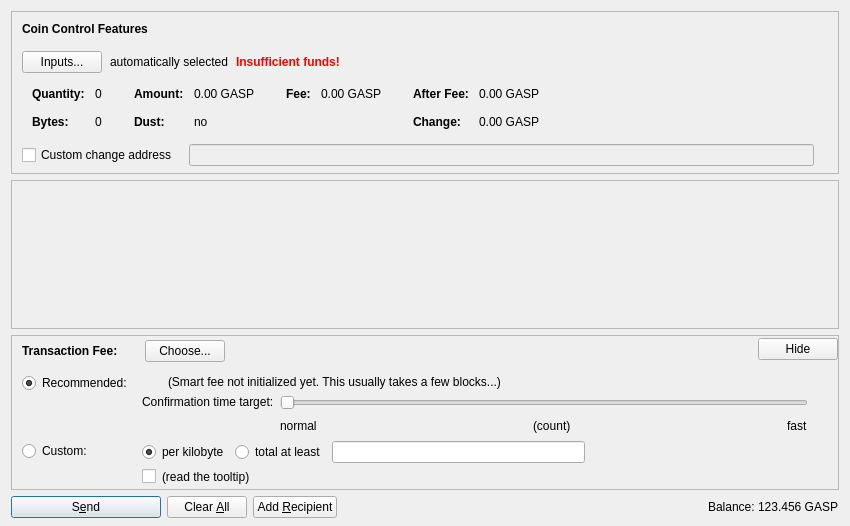
<?xml version="1.0" encoding="UTF-8"?>
<ui version="4.0">
 <class>SendCoinsDialog</class>
 <widget class="QDialog" name="SendCoinsDialog">
  <property name="geometry">
   <rect>
    <x>0</x>
    <y>0</y>
    <width>850</width>
    <height>526</height>
   </rect>
  </property>
  <property name="windowTitle">
   <string>Send Coins</string>
  </property>
  <layout class="QVBoxLayout" name="verticalLayout" stretch="0,1,0,0">
   <property name="bottomMargin">
    <number>8</number>
   </property>
   <item>
    <widget class="QFrame" name="frameCoinControl">
     <property name="sizePolicy">
      <sizepolicy hsizetype="Expanding" vsizetype="Expanding">
       <horstretch>0</horstretch>
       <verstretch>0</verstretch>
      </sizepolicy>
     </property>
     <property name="maximumSize">
      <size>
       <width>16777215</width>
       <height>16777215</height>
      </size>
     </property>
     <property name="frameShape">
      <enum>QFrame::StyledPanel</enum>
     </property>
     <property name="frameShadow">
      <enum>QFrame::Sunken</enum>
     </property>
     <layout class="QVBoxLayout" name="verticalLayoutCoinControl2">
      <property name="spacing">
       <number>0</number>
      </property>
      <property name="leftMargin">
       <number>0</number>
      </property>
      <property name="topMargin">
       <number>0</number>
      </property>
      <property name="rightMargin">
       <number>0</number>
      </property>
      <property name="bottomMargin">
       <number>6</number>
      </property>
      <item>
       <layout class="QVBoxLayout" name="verticalLayoutCoinControl" stretch="0,0,0,0,1">
        <property name="spacing">
         <number>0</number>
        </property>
        <property name="leftMargin">
         <number>10</number>
        </property>
        <property name="topMargin">
         <number>10</number>
        </property>
        <item>
         <layout class="QHBoxLayout" name="horizontalLayoutCoinControl1">
          <property name="bottomMargin">
           <number>15</number>
          </property>
          <item>
           <widget class="QLabel" name="labelCoinControlFeatures">
            <property name="sizePolicy">
             <sizepolicy hsizetype="Preferred" vsizetype="Maximum">
              <horstretch>0</horstretch>
              <verstretch>0</verstretch>
             </sizepolicy>
            </property>
            <property name="font">
             <font>
              <weight>75</weight>
              <bold>true</bold>
             </font>
            </property>
            <property name="styleSheet">
             <string notr="true">font-weight:bold;</string>
            </property>
            <property name="text">
             <string>Coin Control Features</string>
            </property>
           </widget>
          </item>
         </layout>
        </item>
        <item>
         <layout class="QHBoxLayout" name="horizontalLayoutCoinControl2" stretch="0,0,0,0">
          <property name="spacing">
           <number>8</number>
          </property>
          <property name="bottomMargin">
           <number>10</number>
          </property>
          <item>
           <widget class="QPushButton" name="pushButtonCoinControl">
            <property name="styleSheet">
             <string notr="true"/>
            </property>
            <property name="text">
             <string>Inputs...</string>
            </property>
            <property name="autoDefault">
             <bool>false</bool>
            </property>
           </widget>
          </item>
          <item>
           <widget class="QLabel" name="labelCoinControlAutomaticallySelected">
            <property name="text">
             <string>automatically selected</string>
            </property>
            <property name="margin">
             <number>5</number>
            </property>
           </widget>
          </item>
          <item>
           <widget class="QLabel" name="labelCoinControlInsuffFunds">
            <property name="font">
             <font>
              <weight>75</weight>
              <bold>true</bold>
             </font>
            </property>
            <property name="styleSheet">
             <string notr="true">color:red;font-weight:bold;</string>
            </property>
            <property name="text">
             <string>Insufficient funds!</string>
            </property>
            <property name="margin">
             <number>5</number>
            </property>
           </widget>
          </item>
          <item>
           <spacer name="horizontalSpacerCoinControl">
            <property name="orientation">
             <enum>Qt::Horizontal</enum>
            </property>
            <property name="sizeHint" stdset="0">
             <size>
              <width>40</width>
              <height>1</height>
             </size>
            </property>
           </spacer>
          </item>
         </layout>
        </item>
        <item>
         <widget class="QWidget" name="widgetCoinControl" native="true">
          <property name="sizePolicy">
           <sizepolicy hsizetype="Preferred" vsizetype="Preferred">
            <horstretch>0</horstretch>
            <verstretch>0</verstretch>
           </sizepolicy>
          </property>
          <property name="minimumSize">
           <size>
            <width>0</width>
            <height>0</height>
           </size>
          </property>
          <property name="styleSheet">
           <string notr="true"/>
          </property>
          <layout class="QHBoxLayout" name="horizontalLayoutCoinControl5">
           <property name="leftMargin">
            <number>0</number>
           </property>
           <property name="topMargin">
            <number>0</number>
           </property>
           <property name="rightMargin">
            <number>0</number>
           </property>
           <property name="bottomMargin">
            <number>0</number>
           </property>
           <item>
            <layout class="QHBoxLayout" name="horizontalLayoutCoinControl3" stretch="0,0,0,1">
             <property name="spacing">
              <number>20</number>
             </property>
             <property name="topMargin">
              <number>0</number>
             </property>
             <property name="bottomMargin">
              <number>10</number>
             </property>
             <item>
              <layout class="QFormLayout" name="formLayoutCoinControl1">
               <property name="horizontalSpacing">
                <number>10</number>
               </property>
               <property name="verticalSpacing">
                <number>14</number>
               </property>
               <property name="leftMargin">
                <number>10</number>
               </property>
               <property name="topMargin">
                <number>4</number>
               </property>
               <property name="rightMargin">
                <number>6</number>
               </property>
               <item row="0" column="0">
                <widget class="QLabel" name="labelCoinControlQuantityText">
                 <property name="font">
                  <font>
                   <weight>75</weight>
                   <bold>true</bold>
                  </font>
                 </property>
                 <property name="text">
                  <string>Quantity:</string>
                 </property>
                 <property name="margin">
                  <number>0</number>
                 </property>
                </widget>
               </item>
               <item row="0" column="1">
                <widget class="QLabel" name="labelCoinControlQuantity">
                 <property name="cursor">
                  <cursorShape>IBeamCursor</cursorShape>
                 </property>
                 <property name="contextMenuPolicy">
                  <enum>Qt::ActionsContextMenu</enum>
                 </property>
                 <property name="text">
                  <string notr="true">0</string>
                 </property>
                 <property name="margin">
                  <number>0</number>
                 </property>
                 <property name="textInteractionFlags">
                  <set>Qt::LinksAccessibleByMouse|Qt::TextSelectableByKeyboard|Qt::TextSelectableByMouse</set>
                 </property>
                </widget>
               </item>
               <item row="1" column="0">
                <widget class="QLabel" name="labelCoinControlBytesText">
                 <property name="font">
                  <font>
                   <weight>75</weight>
                   <bold>true</bold>
                  </font>
                 </property>
                 <property name="text">
                  <string>Bytes:</string>
                 </property>
                </widget>
               </item>
               <item row="1" column="1">
                <widget class="QLabel" name="labelCoinControlBytes">
                 <property name="cursor">
                  <cursorShape>IBeamCursor</cursorShape>
                 </property>
                 <property name="contextMenuPolicy">
                  <enum>Qt::ActionsContextMenu</enum>
                 </property>
                 <property name="text">
                  <string notr="true">0</string>
                 </property>
                 <property name="textInteractionFlags">
                  <set>Qt::LinksAccessibleByMouse|Qt::TextSelectableByKeyboard|Qt::TextSelectableByMouse</set>
                 </property>
                </widget>
               </item>
              </layout>
             </item>
             <item>
              <layout class="QFormLayout" name="formLayoutCoinControl2">
               <property name="horizontalSpacing">
                <number>10</number>
               </property>
               <property name="verticalSpacing">
                <number>14</number>
               </property>
               <property name="leftMargin">
                <number>6</number>
               </property>
               <property name="topMargin">
                <number>4</number>
               </property>
               <property name="rightMargin">
                <number>6</number>
               </property>
               <item row="0" column="0">
                <widget class="QLabel" name="labelCoinControlAmountText">
                 <property name="font">
                  <font>
                   <weight>75</weight>
                   <bold>true</bold>
                  </font>
                 </property>
                 <property name="text">
                  <string>Amount:</string>
                 </property>
                 <property name="margin">
                  <number>0</number>
                 </property>
                </widget>
               </item>
               <item row="0" column="1">
                <widget class="QLabel" name="labelCoinControlAmount">
                 <property name="cursor">
                  <cursorShape>IBeamCursor</cursorShape>
                 </property>
                 <property name="contextMenuPolicy">
                  <enum>Qt::ActionsContextMenu</enum>
                 </property>
                 <property name="text">
                  <string notr="true">0.00 GASP</string>
                 </property>
                 <property name="textInteractionFlags">
                  <set>Qt::LinksAccessibleByMouse|Qt::TextSelectableByKeyboard|Qt::TextSelectableByMouse</set>
                 </property>
                </widget>
               </item>
               <item row="1" column="0">
                <widget class="QLabel" name="labelCoinControlLowOutputText">
                 <property name="font">
                  <font>
                   <weight>75</weight>
                   <bold>true</bold>
                  </font>
                 </property>
                 <property name="text">
                  <string>Dust:</string>
                 </property>
                </widget>
               </item>
               <item row="1" column="1">
                <widget class="QLabel" name="labelCoinControlLowOutput">
                 <property name="cursor">
                  <cursorShape>IBeamCursor</cursorShape>
                 </property>
                 <property name="contextMenuPolicy">
                  <enum>Qt::ActionsContextMenu</enum>
                 </property>
                 <property name="text">
                  <string notr="true">no</string>
                 </property>
                 <property name="textInteractionFlags">
                  <set>Qt::LinksAccessibleByMouse|Qt::TextSelectableByKeyboard|Qt::TextSelectableByMouse</set>
                 </property>
                </widget>
               </item>
              </layout>
             </item>
             <item>
              <layout class="QFormLayout" name="formLayoutCoinControl3">
               <property name="horizontalSpacing">
                <number>10</number>
               </property>
               <property name="verticalSpacing">
                <number>14</number>
               </property>
               <property name="leftMargin">
                <number>6</number>
               </property>
               <property name="topMargin">
                <number>4</number>
               </property>
               <property name="rightMargin">
                <number>6</number>
               </property>
               <item row="0" column="0">
                <widget class="QLabel" name="labelCoinControlFeeText">
                 <property name="font">
                  <font>
                   <weight>75</weight>
                   <bold>true</bold>
                  </font>
                 </property>
                 <property name="text">
                  <string>Fee:</string>
                 </property>
                 <property name="margin">
                  <number>0</number>
                 </property>
                </widget>
               </item>
               <item row="0" column="1">
                <widget class="QLabel" name="labelCoinControlFee">
                 <property name="cursor">
                  <cursorShape>IBeamCursor</cursorShape>
                 </property>
                 <property name="contextMenuPolicy">
                  <enum>Qt::ActionsContextMenu</enum>
                 </property>
                 <property name="text">
                  <string notr="true">0.00 GASP</string>
                 </property>
                 <property name="textInteractionFlags">
                  <set>Qt::LinksAccessibleByMouse|Qt::TextSelectableByKeyboard|Qt::TextSelectableByMouse</set>
                 </property>
                </widget>
               </item>
              </layout>
             </item>
             <item>
              <layout class="QFormLayout" name="formLayoutCoinControl4">
               <property name="horizontalSpacing">
                <number>10</number>
               </property>
               <property name="verticalSpacing">
                <number>14</number>
               </property>
               <property name="leftMargin">
                <number>6</number>
               </property>
               <property name="topMargin">
                <number>4</number>
               </property>
               <property name="rightMargin">
                <number>6</number>
               </property>
               <item row="0" column="0">
                <widget class="QLabel" name="labelCoinControlAfterFeeText">
                 <property name="font">
                  <font>
                   <weight>75</weight>
                   <bold>true</bold>
                  </font>
                 </property>
                 <property name="text">
                  <string>After Fee:</string>
                 </property>
                 <property name="margin">
                  <number>0</number>
                 </property>
                </widget>
               </item>
               <item row="0" column="1">
                <widget class="QLabel" name="labelCoinControlAfterFee">
                 <property name="cursor">
                  <cursorShape>IBeamCursor</cursorShape>
                 </property>
                 <property name="contextMenuPolicy">
                  <enum>Qt::ActionsContextMenu</enum>
                 </property>
                 <property name="text">
                  <string notr="true">0.00 GASP</string>
                 </property>
                 <property name="textInteractionFlags">
                  <set>Qt::LinksAccessibleByMouse|Qt::TextSelectableByKeyboard|Qt::TextSelectableByMouse</set>
                 </property>
                </widget>
               </item>
               <item row="1" column="0">
                <widget class="QLabel" name="labelCoinControlChangeText">
                 <property name="font">
                  <font>
                   <weight>75</weight>
                   <bold>true</bold>
                  </font>
                 </property>
                 <property name="text">
                  <string>Change:</string>
                 </property>
                </widget>
               </item>
               <item row="1" column="1">
                <widget class="QLabel" name="labelCoinControlChange">
                 <property name="cursor">
                  <cursorShape>IBeamCursor</cursorShape>
                 </property>
                 <property name="contextMenuPolicy">
                  <enum>Qt::ActionsContextMenu</enum>
                 </property>
                 <property name="text">
                  <string notr="true">0.00 GASP</string>
                 </property>
                 <property name="textInteractionFlags">
                  <set>Qt::LinksAccessibleByMouse|Qt::TextSelectableByKeyboard|Qt::TextSelectableByMouse</set>
                 </property>
                </widget>
               </item>
              </layout>
             </item>
            </layout>
           </item>
          </layout>
         </widget>
        </item>
        <item>
         <layout class="QHBoxLayout" name="horizontalLayoutCoinControl4" stretch="0,0,0">
          <property name="spacing">
           <number>12</number>
          </property>
          <property name="sizeConstraint">
           <enum>QLayout::SetDefaultConstraint</enum>
          </property>
          <property name="topMargin">
           <number>5</number>
          </property>
          <property name="rightMargin">
           <number>5</number>
          </property>
          <item>
           <widget class="QCheckBox" name="checkBoxCoinControlChange">
            <property name="toolTip">
             <string>If this is activated, but the change address is empty or invalid, change will be sent to a newly generated address.</string>
            </property>
            <property name="text">
             <string>Custom change address</string>
            </property>
           </widget>
          </item>
          <item>
           <widget class="QValidatedLineEdit" name="lineEditCoinControlChange">
            <property name="enabled">
             <bool>false</bool>
            </property>
            <property name="sizePolicy">
             <sizepolicy hsizetype="Expanding" vsizetype="Fixed">
              <horstretch>0</horstretch>
              <verstretch>0</verstretch>
             </sizepolicy>
            </property>
           </widget>
          </item>
          <item>
           <widget class="QLabel" name="labelCoinControlChangeLabel">
            <property name="sizePolicy">
             <sizepolicy hsizetype="Preferred" vsizetype="Expanding">
              <horstretch>0</horstretch>
              <verstretch>0</verstretch>
             </sizepolicy>
            </property>
            <property name="minimumSize">
             <size>
              <width>0</width>
              <height>0</height>
             </size>
            </property>
            <property name="text">
             <string/>
            </property>
            <property name="margin">
             <number>3</number>
            </property>
           </widget>
          </item>
         </layout>
        </item>
        <item>
         <spacer name="verticalSpacerCoinControl">
          <property name="orientation">
           <enum>Qt::Vertical</enum>
          </property>
          <property name="sizeHint" stdset="0">
           <size>
            <width>800</width>
            <height>1</height>
           </size>
          </property>
         </spacer>
        </item>
       </layout>
      </item>
     </layout>
    </widget>
   </item>
   <item>
    <widget class="QScrollArea" name="scrollArea">
     <property name="widgetResizable">
      <bool>true</bool>
     </property>
     <widget class="QWidget" name="scrollAreaWidgetContents">
      <property name="geometry">
       <rect>
        <x>0</x>
        <y>0</y>
        <width>830</width>
        <height>104</height>
       </rect>
      </property>
      <layout class="QVBoxLayout" name="verticalLayout_2" stretch="0,1">
       <property name="leftMargin">
        <number>0</number>
       </property>
       <property name="topMargin">
        <number>0</number>
       </property>
       <property name="rightMargin">
        <number>0</number>
       </property>
       <property name="bottomMargin">
        <number>0</number>
       </property>
       <item>
        <layout class="QVBoxLayout" name="entries">
         <property name="spacing">
          <number>6</number>
         </property>
        </layout>
       </item>
       <item>
        <spacer name="verticalSpacer">
         <property name="orientation">
          <enum>Qt::Vertical</enum>
         </property>
         <property name="sizeHint" stdset="0">
          <size>
           <width>20</width>
           <height>40</height>
          </size>
         </property>
        </spacer>
       </item>
      </layout>
     </widget>
    </widget>
   </item>
   <item>
    <widget class="QFrame" name="frameFee">
     <property name="sizePolicy">
      <sizepolicy hsizetype="Expanding" vsizetype="Expanding">
       <horstretch>0</horstretch>
       <verstretch>0</verstretch>
      </sizepolicy>
     </property>
     <property name="maximumSize">
      <size>
       <width>16777215</width>
       <height>16777215</height>
      </size>
     </property>
     <property name="frameShape">
      <enum>QFrame::StyledPanel</enum>
     </property>
     <property name="frameShadow">
      <enum>QFrame::Sunken</enum>
     </property>
     <layout class="QVBoxLayout" name="verticalLayoutFee1">
      <property name="spacing">
       <number>0</number>
      </property>
      <property name="leftMargin">
       <number>0</number>
      </property>
      <property name="topMargin">
       <number>0</number>
      </property>
      <property name="rightMargin">
       <number>0</number>
      </property>
      <property name="bottomMargin">
       <number>0</number>
      </property>
      <item>
       <layout class="QVBoxLayout" name="verticalLayoutFee2" stretch="0,0,0">
        <property name="spacing">
         <number>0</number>
        </property>
        <property name="leftMargin">
         <number>10</number>
        </property>
        <property name="topMargin">
         <number>0</number>
        </property>
        <item>
         <layout class="QHBoxLayout" name="horizontalLayoutFee1">
          <property name="bottomMargin">
           <number>0</number>
          </property>
          <item>
           <layout class="QVBoxLayout" name="verticalLayoutFee7">
            <property name="spacing">
             <number>0</number>
            </property>
            <item>
             <spacer name="verticalSpacerSmartFee">
              <property name="orientation">
               <enum>Qt::Vertical</enum>
              </property>
              <property name="sizeType">
               <enum>QSizePolicy::Fixed</enum>
              </property>
              <property name="sizeHint" stdset="0">
               <size>
                <width>1</width>
                <height>4</height>
               </size>
              </property>
             </spacer>
            </item>
            <item>
             <layout class="QHBoxLayout" name="horizontalLayoutSmartFee">
              <property name="spacing">
               <number>10</number>
              </property>
              <item>
               <widget class="QLabel" name="labelFeeHeadline">
                <property name="sizePolicy">
                 <sizepolicy hsizetype="Preferred" vsizetype="Maximum">
                  <horstretch>0</horstretch>
                  <verstretch>0</verstretch>
                 </sizepolicy>
                </property>
                <property name="font">
                 <font>
                  <weight>75</weight>
                  <bold>true</bold>
                 </font>
                </property>
                <property name="styleSheet">
                 <string notr="true">font-weight:bold;</string>
                </property>
                <property name="text">
                 <string>Transaction Fee:</string>
                </property>
               </widget>
              </item>
              <item>
               <widget class="QLabel" name="labelFeeMinimized">
                <property name="text">
                 <string/>
                </property>
               </widget>
              </item>
              <item>
               <widget class="QPushButton" name="buttonChooseFee">
                <property name="text">
                 <string>Choose...</string>
                </property>
               </widget>
              </item>
             </layout>
            </item>
            <item>
             <spacer name="verticalSpacer_5">
              <property name="orientation">
               <enum>Qt::Vertical</enum>
              </property>
              <property name="sizeHint" stdset="0">
               <size>
                <width>1</width>
                <height>1</height>
               </size>
              </property>
             </spacer>
            </item>
           </layout>
          </item>
          <item>
           <spacer name="horizontalSpacer_4">
            <property name="orientation">
             <enum>Qt::Horizontal</enum>
            </property>
            <property name="sizeHint" stdset="0">
             <size>
              <width>40</width>
              <height>20</height>
             </size>
            </property>
           </spacer>
          </item>
          <item>
           <widget class="QPushButton" name="buttonMinimizeFee">
            <property name="toolTip">
             <string>collapse fee-settings</string>
            </property>
            <property name="text">
             <string>Hide</string>
            </property>
           </widget>
          </item>
         </layout>
        </item>
        <item>
         <widget class="QFrame" name="frameFeeSelection">
          <layout class="QVBoxLayout" name="verticalLayoutFee12">
           <property name="spacing">
            <number>0</number>
           </property>
           <property name="leftMargin">
            <number>0</number>
           </property>
           <property name="topMargin">
            <number>0</number>
           </property>
           <property name="rightMargin">
            <number>0</number>
           </property>
           <property name="bottomMargin">
            <number>0</number>
           </property>
           <item>
            <layout class="QGridLayout" name="gridLayoutFee">
             <property name="topMargin">
              <number>10</number>
             </property>
             <property name="bottomMargin">
              <number>4</number>
             </property>
             <property name="horizontalSpacing">
              <number>10</number>
             </property>
             <property name="verticalSpacing">
              <number>4</number>
             </property>
             <item row="1" column="1">
              <layout class="QVBoxLayout" name="verticalLayoutFee8">
               <property name="spacing">
                <number>6</number>
               </property>
               <item>
                <layout class="QHBoxLayout" name="horizontalLayoutFee13">
                 <item>
                  <widget class="QRadioButton" name="radioCustomPerKilobyte">
                   <property name="toolTip">
                    <string>If the custom fee is set to 1000 satoshis and the transaction is only 250 bytes, then &quot;per kilobyte&quot; only pays 250 satoshis in fee, while &quot;total at least&quot; pays 1000 satoshis. For transactions bigger than a kilobyte both pay by kilobyte.</string>
                   </property>
                   <property name="text">
                    <string>per kilobyte</string>
                   </property>
                   <property name="checked">
                    <bool>true</bool>
                   </property>
                   <attribute name="buttonGroup">
                    <string notr="true">groupCustomFee</string>
                   </attribute>
                  </widget>
                 </item>
                 <item>
                  <widget class="QRadioButton" name="radioCustomAtLeast">
                   <property name="toolTip">
                    <string>If the custom fee is set to 1000 satoshis and the transaction is only 250 bytes, then &quot;per kilobyte&quot; only pays 250 satoshis in fee, while &quot;total at least&quot; pays 1000 satoshis. For transactions bigger than a kilobyte both pay by kilobyte.</string>
                   </property>
                   <property name="text">
                    <string>total at least</string>
                   </property>
                   <attribute name="buttonGroup">
                    <string notr="true">groupCustomFee</string>
                   </attribute>
                  </widget>
                 </item>
                 <item>
                  <widget class="BitcoinAmountField" name="customFee"/>
                 </item>
                 <item>
                  <spacer name="horizontalSpacer_6">
                   <property name="orientation">
                    <enum>Qt::Horizontal</enum>
                   </property>
                   <property name="sizeHint" stdset="0">
                    <size>
                     <width>1</width>
                     <height>1</height>
                    </size>
                   </property>
                  </spacer>
                 </item>
                </layout>
               </item>
               <item>
                <layout class="QHBoxLayout" name="horizontalLayoutFee8">
                 <item>
                  <widget class="QCheckBox" name="checkBoxMinimumFee">
                   <property name="toolTip">
                    <string>Paying only the minimum fee is just fine as long as there is less transaction volume than space in the blocks. But be aware that this can end up in a never confirming transaction once there is more demand for gasp transactions than the network can process.</string>
                   </property>
                   <property name="text">
                    <string/>
                   </property>
                  </widget>
                 </item>
                 <item>
                  <widget class="QLabel" name="labelMinFeeWarning">
                   <property name="enabled">
                    <bool>true</bool>
                   </property>
                   <property name="toolTip">
                    <string>Paying only the minimum fee is just fine as long as there is less transaction volume than space in the blocks. But be aware that this can end up in a never confirming transaction once there is more demand for gasp transactions than the network can process.</string>
                   </property>
                   <property name="text">
                    <string>(read the tooltip)</string>
                   </property>
                   <property name="margin">
                    <number>5</number>
                   </property>
                  </widget>
                 </item>
                 <item>
                  <spacer name="horizontalSpacer_2">
                   <property name="orientation">
                    <enum>Qt::Horizontal</enum>
                   </property>
                   <property name="sizeHint" stdset="0">
                    <size>
                     <width>1</width>
                     <height>1</height>
                    </size>
                   </property>
                  </spacer>
                 </item>
                </layout>
               </item>
              </layout>
             </item>
             <item row="0" column="0">
              <layout class="QVBoxLayout" name="verticalLayoutFee4" stretch="0,1">
               <item>
                <widget class="QRadioButton" name="radioSmartFee">
                 <property name="text">
                  <string>Recommended:</string>
                 </property>
                 <property name="checked">
                  <bool>true</bool>
                 </property>
                 <attribute name="buttonGroup">
                  <string notr="true">groupFee</string>
                 </attribute>
                </widget>
               </item>
               <item>
                <spacer name="verticalSpacer_2">
                 <property name="orientation">
                  <enum>Qt::Vertical</enum>
                 </property>
                 <property name="sizeHint" stdset="0">
                  <size>
                   <width>1</width>
                   <height>1</height>
                  </size>
                 </property>
                </spacer>
               </item>
              </layout>
             </item>
             <item row="1" column="0">
              <layout class="QVBoxLayout" name="verticalLayoutFee9" stretch="0,1">
               <item>
                <widget class="QRadioButton" name="radioCustomFee">
                 <property name="text">
                  <string>Custom:</string>
                 </property>
                 <attribute name="buttonGroup">
                  <string notr="true">groupFee</string>
                 </attribute>
                </widget>
               </item>
               <item>
                <spacer name="verticalSpacer_6">
                 <property name="orientation">
                  <enum>Qt::Vertical</enum>
                 </property>
                 <property name="sizeHint" stdset="0">
                  <size>
                   <width>1</width>
                   <height>1</height>
                  </size>
                 </property>
                </spacer>
               </item>
              </layout>
             </item>
             <item row="0" column="1">
              <layout class="QVBoxLayout" name="verticalLayoutFee3" stretch="0,0,1">
               <property name="spacing">
                <number>6</number>
               </property>
               <property name="topMargin">
                <number>2</number>
               </property>
               <item>
                <layout class="QHBoxLayout" name="horizontalLayoutFee12">
                 <item>
                  <widget class="QLabel" name="labelSmartFee">
                   <property name="text">
                    <string/>
                   </property>
                   <property name="margin">
                    <number>2</number>
                   </property>
                  </widget>
                 </item>
                 <item>
                  <widget class="QLabel" name="labelFeeEstimation">
                   <property name="text">
                    <string/>
                   </property>
                  </widget>
                 </item>
                 <item>
                  <widget class="QLabel" name="labelSmartFee2">
                   <property name="text">
                    <string>(Smart fee not initialized yet. This usually takes a few blocks...)</string>
                   </property>
                   <property name="margin">
                    <number>2</number>
                   </property>
                  </widget>
                 </item>
                 <item>
                  <spacer name="horizontalSpacer_5">
                   <property name="orientation">
                    <enum>Qt::Horizontal</enum>
                   </property>
                   <property name="sizeHint" stdset="0">
                    <size>
                     <width>1</width>
                     <height>1</height>
                    </size>
                   </property>
                  </spacer>
                 </item>
                </layout>
               </item>
               <item>
                <layout class="QHBoxLayout" name="horizontalLayoutFee9">
                 <item>
                  <layout class="QVBoxLayout" name="verticalLayoutFee6">
                   <item>
                    <widget class="QLabel" name="labelSmartFee3">
                     <property name="text">
                      <string>Confirmation time target:</string>
                     </property>
                     <property name="margin">
                      <number>2</number>
                     </property>
                    </widget>
                   </item>
                   <item>
                    <spacer name="verticalSpacer_3">
                     <property name="orientation">
                      <enum>Qt::Vertical</enum>
                     </property>
                     <property name="sizeHint" stdset="0">
                      <size>
                       <width>1</width>
                       <height>1</height>
                      </size>
                     </property>
                    </spacer>
                   </item>
                  </layout>
                 </item>
                 <item>
                  <layout class="QVBoxLayout" name="verticalLayoutFee5">
                   <property name="rightMargin">
                    <number>30</number>
                   </property>
                   <item>
                    <widget class="QSlider" name="sliderSmartFee">
                     <property name="minimum">
                      <number>0</number>
                     </property>
                     <property name="maximum">
                      <number>23</number>
                     </property>
                     <property name="pageStep">
                      <number>1</number>
                     </property>
                     <property name="value">
                      <number>0</number>
                     </property>
                     <property name="orientation">
                      <enum>Qt::Horizontal</enum>
                     </property>
                     <property name="invertedAppearance">
                      <bool>false</bool>
                     </property>
                     <property name="invertedControls">
                      <bool>false</bool>
                     </property>
                     <property name="tickPosition">
                      <enum>QSlider::NoTicks</enum>
                     </property>
                    </widget>
                   </item>
                   <item>
                    <layout class="QHBoxLayout" name="horizontalLayoutFee10">
                     <item>
                      <widget class="QLabel" name="labelSmartFeeNormal">
                       <property name="text">
                        <string>normal</string>
                       </property>
                      </widget>
                     </item>
                     <item>
                      <spacer name="horizontalSpacer_7">
                       <property name="orientation">
                        <enum>Qt::Horizontal</enum>
                       </property>
                       <property name="sizeHint" stdset="0">
                        <size>
                         <width>40</width>
                         <height>20</height>
                        </size>
                       </property>
                      </spacer>
                     </item>
                     <item>
                      <widget class="QLabel" name="confirmationTargetLabel">
                       <property name="text">
                        <string notr="true">(count)</string>
                       </property>
                      </widget>
                     </item>
                     <item>
                      <spacer name="horizontalSpacer_3">
                       <property name="orientation">
                        <enum>Qt::Horizontal</enum>
                       </property>
                       <property name="sizeHint" stdset="0">
                        <size>
                         <width>40</width>
                         <height>20</height>
                        </size>
                       </property>
                      </spacer>
                     </item>
                     <item>
                      <widget class="QLabel" name="labelSmartFeeFast">
                       <property name="text">
                        <string>fast</string>
                       </property>
                      </widget>
                     </item>
                    </layout>
                   </item>
                  </layout>
                 </item>
                </layout>
               </item>
               <item>
                <spacer name="verticalSpacer_4">
                 <property name="orientation">
                  <enum>Qt::Vertical</enum>
                 </property>
                 <property name="sizeHint" stdset="0">
                  <size>
                   <width>1</width>
                   <height>1</height>
                  </size>
                 </property>
                </spacer>
               </item>
              </layout>
             </item>
            </layout>
           </item>
          </layout>
         </widget>
        </item>
        <item>
         <spacer name="verticalSpacerFee">
          <property name="orientation">
           <enum>Qt::Vertical</enum>
          </property>
          <property name="sizeHint" stdset="0">
           <size>
            <width>800</width>
            <height>1</height>
           </size>
          </property>
         </spacer>
        </item>
       </layout>
      </item>
     </layout>
    </widget>
   </item>
   <item>
    <layout class="QHBoxLayout" name="horizontalLayout">
     <item>
      <widget class="QPushButton" name="sendButton">
       <property name="minimumSize">
        <size>
         <width>150</width>
         <height>0</height>
        </size>
       </property>
       <property name="toolTip">
        <string>Confirm the send action</string>
       </property>
       <property name="text">
        <string>S&amp;end</string>
       </property>
       <property name="icon">
        <iconset resource="../bitcoin.qrc">
         <normaloff>:/icons/send</normaloff>:/icons/send</iconset>
       </property>
       <property name="autoDefault">
        <bool>false</bool>
       </property>
       <property name="default">
        <bool>true</bool>
       </property>
      </widget>
     </item>
     <item>
      <widget class="QPushButton" name="clearButton">
       <property name="sizePolicy">
        <sizepolicy hsizetype="Minimum" vsizetype="Fixed">
         <horstretch>0</horstretch>
         <verstretch>0</verstretch>
        </sizepolicy>
       </property>
       <property name="toolTip">
        <string>Clear all fields of the form.</string>
       </property>
       <property name="text">
        <string>Clear &amp;All</string>
       </property>
       <property name="icon">
        <iconset resource="../bitcoin.qrc">
         <normaloff>:/icons/remove</normaloff>:/icons/remove</iconset>
       </property>
       <property name="autoDefault">
        <bool>false</bool>
       </property>
      </widget>
     </item>
     <item>
      <widget class="QPushButton" name="addButton">
       <property name="toolTip">
        <string>Send to multiple recipients at once</string>
       </property>
       <property name="text">
        <string>Add &amp;Recipient</string>
       </property>
       <property name="icon">
        <iconset resource="../bitcoin.qrc">
         <normaloff>:/icons/add</normaloff>:/icons/add</iconset>
       </property>
       <property name="autoDefault">
        <bool>false</bool>
       </property>
      </widget>
     </item>
     <item>
      <spacer name="horizontalSpacer">
       <property name="orientation">
        <enum>Qt::Horizontal</enum>
       </property>
       <property name="sizeHint" stdset="0">
        <size>
         <width>40</width>
         <height>20</height>
        </size>
       </property>
      </spacer>
     </item>
     <item>
      <layout class="QHBoxLayout" name="horizontalLayout_2">
       <property name="spacing">
        <number>3</number>
       </property>
       <item>
        <widget class="QLabel" name="label">
         <property name="sizePolicy">
          <sizepolicy hsizetype="Preferred" vsizetype="Fixed">
           <horstretch>0</horstretch>
           <verstretch>0</verstretch>
          </sizepolicy>
         </property>
         <property name="text">
          <string>Balance:</string>
         </property>
        </widget>
       </item>
       <item>
        <widget class="QLabel" name="labelBalance">
         <property name="sizePolicy">
          <sizepolicy hsizetype="Preferred" vsizetype="Fixed">
           <horstretch>0</horstretch>
           <verstretch>0</verstretch>
          </sizepolicy>
         </property>
         <property name="cursor">
          <cursorShape>IBeamCursor</cursorShape>
         </property>
         <property name="text">
          <string notr="true">123.456 GASP</string>
         </property>
         <property name="textInteractionFlags">
          <set>Qt::LinksAccessibleByMouse|Qt::TextSelectableByKeyboard|Qt::TextSelectableByMouse</set>
         </property>
        </widget>
       </item>
      </layout>
     </item>
    </layout>
   </item>
  </layout>
 </widget>
 <customwidgets>
  <customwidget>
   <class>QValidatedLineEdit</class>
   <extends>QLineEdit</extends>
   <header>qvalidatedlineedit.h</header>
  </customwidget>
  <customwidget>
   <class>BitcoinAmountField</class>
   <extends>QLineEdit</extends>
   <header>bitcoinamountfield.h</header>
   <container>1</container>
  </customwidget>
 </customwidgets>
 <resources>
  <include location="../bitcoin.qrc"/>
 </resources>
 <connections/>
 <buttongroups>
  <buttongroup name="groupFee"/>
  <buttongroup name="groupCustomFee"/>
 </buttongroups>
</ui>
